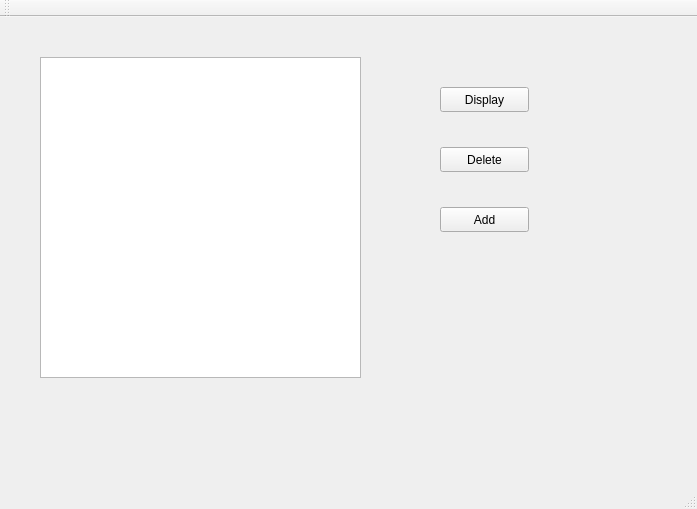
<?xml version="1.0" encoding="UTF-8"?>
<ui version="4.0">
 <class>MainWindow</class>
 <widget class="QMainWindow" name="MainWindow">
  <property name="geometry">
   <rect>
    <x>0</x>
    <y>0</y>
    <width>697</width>
    <height>509</height>
   </rect>
  </property>
  <property name="windowTitle">
   <string>MainWindow</string>
  </property>
  <widget class="QWidget" name="centralWidget">
   <widget class="QPushButton" name="pushButton">
    <property name="geometry">
     <rect>
      <x>440</x>
      <y>70</y>
      <width>89</width>
      <height>25</height>
     </rect>
    </property>
    <property name="text">
     <string>Display</string>
    </property>
   </widget>
   <widget class="QTextEdit" name="output">
    <property name="geometry">
     <rect>
      <x>40</x>
      <y>40</y>
      <width>321</width>
      <height>321</height>
     </rect>
    </property>
   </widget>
   <widget class="QPushButton" name="pushButton_2">
    <property name="geometry">
     <rect>
      <x>440</x>
      <y>130</y>
      <width>89</width>
      <height>25</height>
     </rect>
    </property>
    <property name="text">
     <string>Delete</string>
    </property>
   </widget>
   <widget class="QPushButton" name="pushButton_3">
    <property name="geometry">
     <rect>
      <x>440</x>
      <y>190</y>
      <width>89</width>
      <height>25</height>
     </rect>
    </property>
    <property name="text">
     <string>Add</string>
    </property>
   </widget>
  </widget>
  <widget class="QMenuBar" name="menuBar">
   <property name="geometry">
    <rect>
     <x>0</x>
     <y>0</y>
     <width>697</width>
     <height>22</height>
    </rect>
   </property>
  </widget>
  <widget class="QToolBar" name="mainToolBar">
   <attribute name="toolBarArea">
    <enum>TopToolBarArea</enum>
   </attribute>
   <attribute name="toolBarBreak">
    <bool>false</bool>
   </attribute>
  </widget>
  <widget class="QStatusBar" name="statusBar"/>
 </widget>
 <layoutdefault spacing="6" margin="11"/>
 <resources/>
 <connections/>
</ui>
